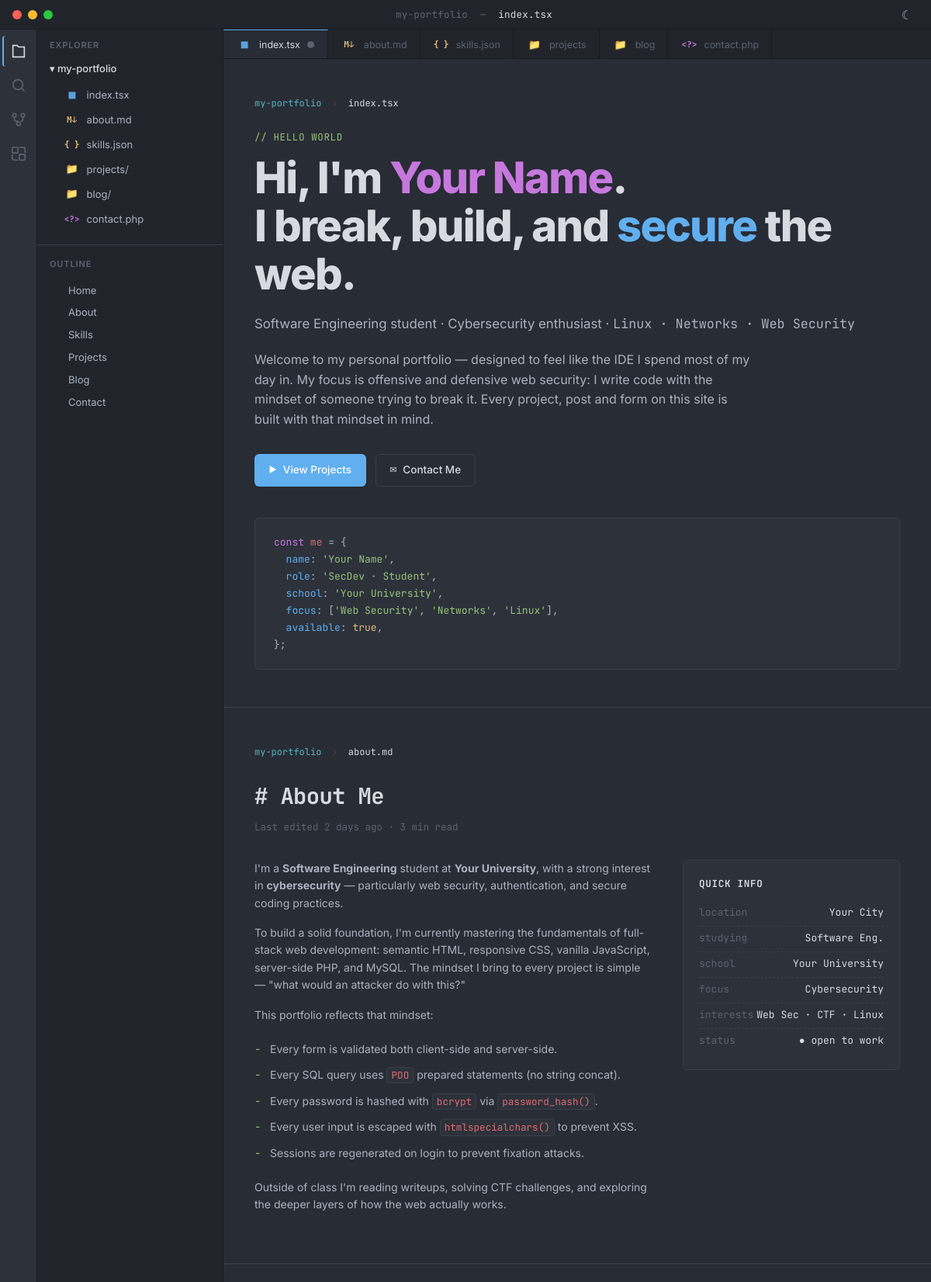
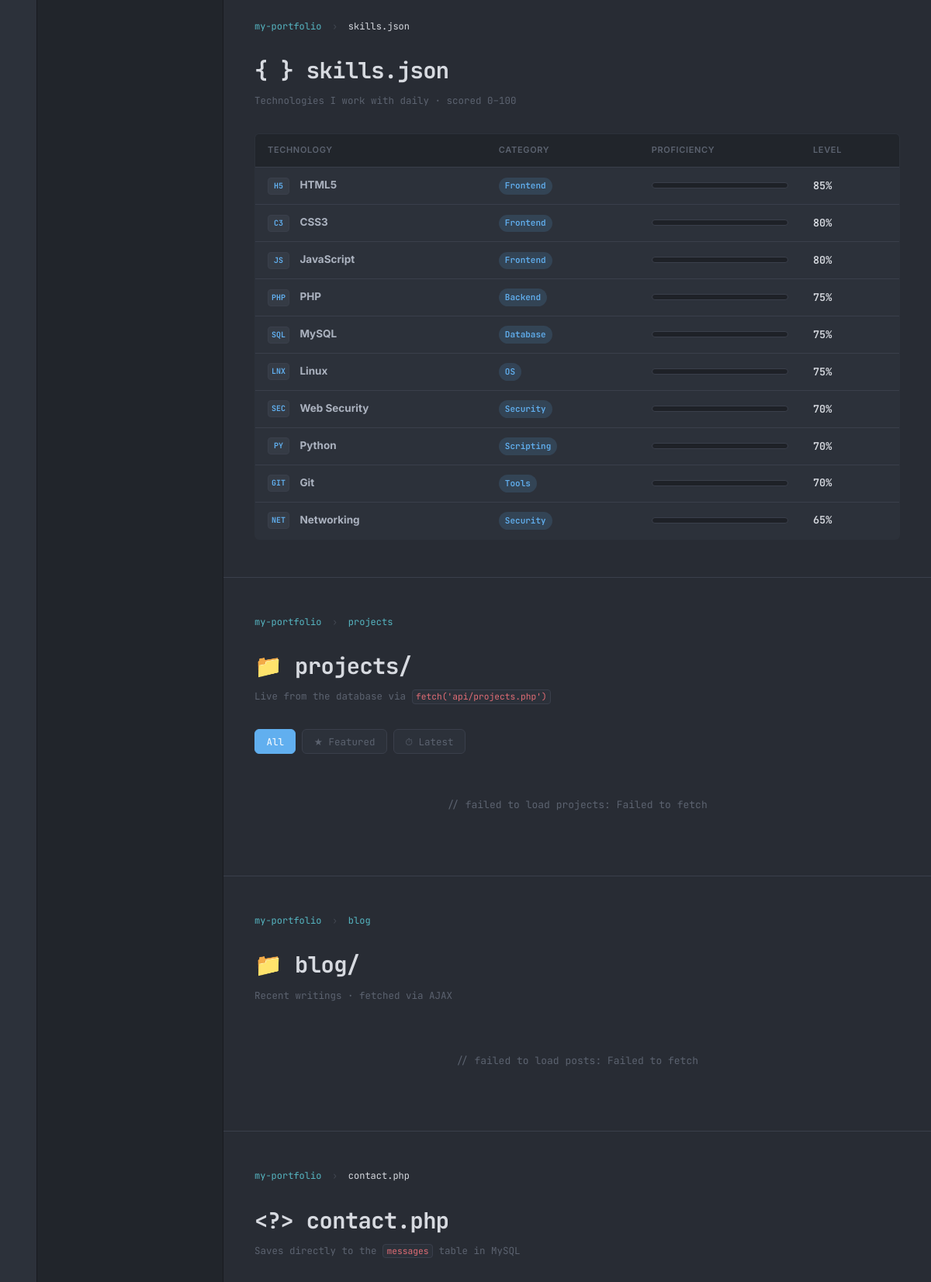
The page / (upper part) on the database its author committed (2 pictures, top to bottom).
### tables this page shows
CREATE TABLE `skills` (
    `id` INT(11) NOT NULL AUTO_INCREMENT,
    `name` VARCHAR(50) NOT NULL,
    `level` INT(3) NOT NULL DEFAULT 50,
    `category` VARCHAR(50) DEFAULT 'General',
    `icon` VARCHAR(10) DEFAULT NULL,
    PRIMARY KEY (`id`)
);

### includes/functions.php (called while the page is built, shortened)
<?php
function e(string $value): string
{
    return htmlspecialchars($value, ENT_QUOTES | ENT_HTML5, 'UTF-8');
}

### index.php (the view, shortened to what this page needs)
<?php
require_once __DIR__ . '/config/database.php';
require_once __DIR__ . '/includes/functions.php';
$skills = $pdo->query('SELECT * FROM skills ORDER BY level DESC')->fetchAll();
?>
<!DOCTYPE html>
<html lang="en">
<head>
    <link rel="stylesheet" href="assets/css/style.css">
</head>
<body>
<div class="ide">
    <header class="title-bar">
        <div class="window-controls" aria-hidden="true">
            <span class="dot dot-red"></span>
            <span class="dot dot-yellow"></span>
            <span class="dot dot-green"></span>
        </div>
        <div class="title-text">
            <span class="title-folder">my-portfolio</span>
            <span class="title-sep">—</span>
            <span class="title-file" id="titleFile">index.tsx</span>
        </div>
        <div class="title-actions">
            <button id="themeToggle" class="icon-btn" title="Toggle theme">
                <span class="theme-icon">◐</span>
            </button>
        </div>
    </header>
    <div class="workbench">
        <nav class="activity-bar" aria-label="Activity bar">
            <button class="activity-btn active" title="Explorer" data-icon="files">
                <svg viewBox="0 0 24 24" width="22" height="22" fill="none" stroke="currentColor" stroke-width="1.8">
                    <path d="M4 4h6l2 2h8v14H4z"/>
                </svg>
            </button>
            <button class="activity-btn" title="Search" data-icon="search">
                <svg viewBox="0 0 24 24" width="22" height="22" fill="none" stroke="currentColor" stroke-width="1.8">
                    <circle cx="11" cy="11" r="7"/><path d="m20 20-3.5-3.5"/>
                </svg>
            </button>
            <button class="activity-btn" title="Source Control" data-icon="git">
                <svg viewBox="0 0 24 24" width="22" height="22" fill="none" stroke="currentColor" stroke-width="1.8">
                    <circle cx="6" cy="6" r="2.5"/><circle cx="18" cy="6" r="2.5"/><circle cx="12" cy="18" r="2.5"/>
                    <path d="M6 8.5v3a3 3 0 0 0 3 3h3M18 8.5v3a3 3 0 0 1-3 3h0"/>
                </svg>
            </button>
            <button class="activity-btn" title="Extensions" data-icon="ext">
                <svg viewBox="0 0 24 24" width="22" height="22" fill="none" stroke="currentColor" stroke-width="1.8">
                    <rect x="3" y="3" width="8" height="8" rx="1"/><rect x="13" y="13" width="8" height="8" rx="1"/>
                    <path d="M13 3h5a3 3 0 0 1 3 3v5M3 13v5a3 3 0 0 0 3 3h5"/>
                </svg>
            </button>
        </nav>
        <aside class="sidebar" id="sidebar">
            <div class="sidebar-header">EXPLORER</div>
            <div class="folder open">
                <div class="folder-name">▾ my-portfolio</div>
                <ul class="file-list">
                    <li class="file" data-target="home">
                        <span class="file-icon icon-tsx">▦</span>index.tsx
                    </li>
                    <li class="file" data-target="about">
                        <span class="file-icon icon-md">M↓</span>about.md
                    </li>
                    <li class="file" data-target="skills">
                        <span class="file-icon icon-json">{ }</span>skills.json
                    </li>
                    <li class="file" data-target="projects">
                        <span class="file-icon icon-folder">📁</span>projects/
                    </li>
                    <li class="file" data-target="blog">
                        <span class="file-icon icon-folder">📁</span>blog/
                    </li>
                    <li class="file" data-target="contact">
                        <span class="file-icon icon-php">&lt;?&gt;</span>contact.php
                    </li>
                </ul>
            </div>
            <div class="sidebar-section">
                <div class="sidebar-header">OUTLINE</div>
                <ul class="outline-list">
                    <li><a href="#home">Home</a></li>
                    <li><a href="#about">About</a></li>
                    <li><a href="#skills">Skills</a></li>
                    <li><a href="#projects">Projects</a></li>
                    <li><a href="#blog">Blog</a></li>
                    <li><a href="#contact">Contact</a></li>
                </ul>
            </div>
        </aside>
        <main class="editor">
            <div class="tab-bar">
                <button class="tab active" data-target="home">
                    <span class="file-icon icon-tsx">▦</span>index.tsx
                    <span class="tab-dirty" aria-hidden="true">●</span>
                </button>
                <button class="tab" data-target="about">
                    <span class="file-icon icon-md">M↓</span>about.md
                </button>
                <button class="tab" data-target="skills">
                    <span class="file-icon icon-json">{ }</span>skills.json
                </button>
                <button class="tab" data-target="projects">
                    <span class="file-icon icon-folder">📁</span>projects
                </button>
                <button class="tab" data-target="blog">
                    <span class="file-icon icon-folder">📁</span>blog
                </button>
                <button class="tab" data-target="contact">
                    <span class="file-icon icon-php">&lt;?&gt;</span>contact.php
                </button>
            </div>
            <div class="editor-body" id="editorBody">
                <section id="home" class="page">
                    <p class="breadcrumb">
                        <span class="bc-folder">my-portfolio</span>
                        <span class="bc-sep">›</span>
                        <span class="bc-file">index.tsx</span>
                    </p>
                    <p class="kicker">// HELLO WORLD</p>
                    <h1 class="hero-title">
                        Hi, I'm <span class="accent-purple">Your Name</span>.<br>
                        I break, build, and <span class="accent-blue">secure</span> the web.
                    </h1>
                    <p class="hero-sub">
                        Software Engineering student · Cybersecurity enthusiast ·
                        <span class="text-mono">Linux · Networks · Web Security</span>
                    </p>
                    <p class="hero-description">
                        Welcome to my personal portfolio — designed to feel like the
                        IDE I spend most of my day in. My focus is offensive and
                        defensive web security: I write code with the mindset of
                        someone trying to break it. Every project, post and form on
                        this site is built with that mindset in mind.
                    </p>
                    <div class="hero-actions">
                        <a href="#projects" class="btn btn-primary">
                            <span class="btn-icon">▶</span> View Projects
                        </a>
                        <a href="#contact" class="btn btn-outline">
                            <span class="btn-icon">✉</span> Contact Me
                        </a>
                    </div>
                    <pre class="code-block" aria-hidden="true"><span class="c-keyword">const</span> <span class="c-var">me</span> = {
  <span class="c-prop">name</span>: <span class="c-str">'Your Name'</span>,
  <span class="c-prop">role</span>: <span class="c-str">'SecDev · Student'</span>,
  <span class="c-prop">school</span>: <span class="c-str">'Your University'</span>,
  <span class="c-prop">focus</span>: [<span class="c-str">'Web Security'</span>, <span class="c-str">'Networks'</span>, <span class="c-str">'Linux'</span>],
  <span class="c-prop">available</span>: <span class="c-bool">true</span>,
};</pre>
                </section>
                <section id="about" class="page">
                    <p class="breadcrumb">
                        <span class="bc-folder">my-portfolio</span>
                        <span class="bc-sep">›</span>
                        <span class="bc-file">about.md</span>
                    </p>
                    <h2 class="page-title"># About Me</h2>
                    <p class="md-meta">Last edited 2 days ago · 3 min read</p>
                    <div class="about-grid">
                        <article class="about-text">
                            <p>I'm a <strong>Software Engineering</strong> student at
                            <strong>Your University</strong>, with a strong
                            interest in <strong>cybersecurity</strong> — particularly web
                            security, authentication, and secure coding practices.</p>
                            <p>To build a solid foundation, I'm currently mastering the
                            fundamentals of full-stack web development: semantic HTML,
                            responsive CSS, vanilla JavaScript, server-side PHP, and
                            MySQL. The mindset I bring to every project is simple —
                            "what would an attacker do with this?"</p>
                            <p>This portfolio reflects that mindset:</p>
                            <ul class="md-list">
                                <li>Every form is validated both client-side and server-side.</li>
                                <li>Every SQL query uses <code>PDO</code> prepared statements (no string concat).</li>
                                <li>Every password is hashed with <code>bcrypt</code> via <code>password_hash()</code>.</li>
                                <li>Every user input is escaped with <code>htmlspecialchars()</code> to prevent XSS.</li>
                                <li>Sessions are regenerated on login to prevent fixation attacks.</li>
                            </ul>
                            <p>Outside of class I'm reading writeups, solving CTF
                            challenges, and exploring the deeper layers of how the web
                            actually works.</p>
                        </article>
                        <aside class="about-card">
                            <h4>Quick Info</h4>
                            <ul class="kv-list">
                                <li><span class="kv-key">location</span><span class="kv-val">Your City</span></li>
                                <li><span class="kv-key">studying</span><span class="kv-val">Software Eng.</span></li>
                                <li><span class="kv-key">school</span><span class="kv-val">Your University</span></li>
                                <li><span class="kv-key">focus</span><span class="kv-val">Cybersecurity</span></li>
                                <li><span class="kv-key">interests</span><span class="kv-val">Web Sec · CTF · Linux</span></li>
                                <li><span class="kv-key">status</span><span class="kv-val accent-green">● open to work</span></li>
                            </ul>
                        </aside>
                    </div>
                </section>
                <section id="skills" class="page">
                    <p class="breadcrumb">
                        <span class="bc-folder">my-portfolio</span>
                        <span class="bc-sep">›</span>
                        <span class="bc-file">skills.json</span>
                    </p>
                    <h2 class="page-title">{ } skills.json</h2>
                    <p class="md-meta">Technologies I work with daily · scored 0–100</p>
                    <table class="skills-table">
                        <thead>
                            <tr>
                                <th>Technology</th>
                                <th>Category</th>
                                <th>Proficiency</th>
                                <th class="num-col">Level</th>
                            </tr>
                        </thead>
                        <tbody>
                            <?php foreach ($skills as $skill): ?>
                            <tr>
                                <td>
                                    <span class="skill-mark"><?= e($skill['icon'] ?? '?') ?></span>
                                    <strong><?= e($skill['name']) ?></strong>
                                </td>
                                <td><span class="badge"><?= e($skill['category']) ?></span></td>
                                <td>
                                    <div class="progress">
                                    </div>
                                </td>
                                <td class="num-col text-mono"><?= (int)$skill['level'] ?>%</td>
                            </tr>
                            <?php endforeach; ?>
                        </tbody>
                    </table>
                </section>
                <section id="projects" class="page">
                    <p class="breadcrumb">
                        <span class="bc-folder">my-portfolio</span>
                        <span class="bc-sep">›</span>
                        <span class="bc-folder">projects</span>
                    </p>
                    <h2 class="page-title">📁 projects/</h2>
                    <p class="md-meta">Live from the database via <code>fetch('api/projects.php')</code></p>
                    <div class="filter-bar" role="tablist">
                        <button class="filter-btn active" data-filter="all">All</button>
                        <button class="filter-btn" data-filter="featured">★ Featured</button>
                        <button class="filter-btn" data-filter="latest">⏱ Latest</button>
                    </div>
                    <div id="projectsGrid" class="projects-grid">
                    </div>
                </section>
                <section id="blog" class="page">
                    <p class="breadcrumb">
                        <span class="bc-folder">my-portfolio</span>
                        <span class="bc-sep">›</span>
                        <span class="bc-folder">blog</span>
                    </p>
                    <h2 class="page-title">📁 blog/</h2>
                    <p class="md-meta">Recent writings · fetched via AJAX</p>
                    <div id="blogGrid" class="blog-grid">
                    </div>
                </section>
                <section id="contact" class="page">
                    <p class="breadcrumb">
                        <span class="bc-folder">my-portfolio</span>
                        <span class="bc-sep">›</span>
                        <span class="bc-file">contact.php</span>
                    </p>
                    <h2 class="page-title">&lt;?&gt; contact.php</h2>
                    <p class="md-meta">Saves directly to the <code>messages</code> table in MySQL</p>
                </section>
            </div>
        </main>
    </div>
</div>
</body>
</html>

### rows shown on the page
skills: icon "H5", name "HTML5", category "Frontend", level "85"
skills: icon "C3", name "CSS3", category "Frontend", level "80"
skills: icon "JS", name "JavaScript", category "Frontend", level "80"
skills: icon "PHP", name "PHP", category "Backend", level "75"
skills: icon "SQL", name "MySQL", category "Database", level "75"
skills: icon "LNX", name "Linux", category "OS", level "75"
skills: icon "SEC", name "Web Security", category "Security", level "70"
skills: icon "PY", name "Python", category "Scripting", level "70"
skills: icon "GIT", name "Git", category "Tools", level "70"
skills: icon "NET", name "Networking", category "Security", level "65"
